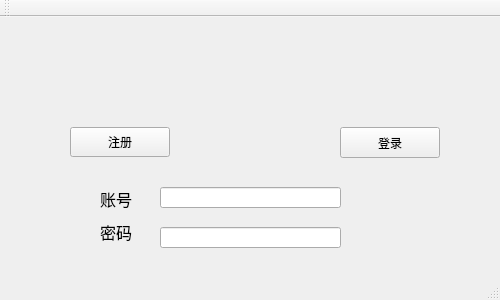
<?xml version="1.0" encoding="UTF-8"?>
<ui version="4.0">
 <class>MainWindow</class>
 <widget class="QMainWindow" name="MainWindow">
  <property name="geometry">
   <rect>
    <x>0</x>
    <y>0</y>
    <width>500</width>
    <height>300</height>
   </rect>
  </property>
  <property name="windowTitle">
   <string>MainWindow</string>
  </property>
  <widget class="QWidget" name="centralWidget">
   <widget class="QLineEdit" name="password">
    <property name="geometry">
     <rect>
      <x>160</x>
      <y>210</y>
      <width>181</width>
      <height>21</height>
     </rect>
    </property>
    <property name="text">
     <string/>
    </property>
   </widget>
   <widget class="QLabel" name="label">
    <property name="geometry">
     <rect>
      <x>100</x>
      <y>170</y>
      <width>41</width>
      <height>21</height>
     </rect>
    </property>
    <property name="text">
     <string>&lt;html&gt;&lt;head/&gt;&lt;body&gt;&lt;p&gt;&lt;span style=&quot; font-size:12pt;&quot;&gt;账号&lt;/span&gt;&lt;/p&gt;&lt;/body&gt;&lt;/html&gt;</string>
    </property>
    <property name="textFormat">
     <enum>Qt::AutoText</enum>
    </property>
    <property name="scaledContents">
     <bool>false</bool>
    </property>
   </widget>
   <widget class="QLabel" name="label_2">
    <property name="geometry">
     <rect>
      <x>100</x>
      <y>200</y>
      <width>41</width>
      <height>31</height>
     </rect>
    </property>
    <property name="text">
     <string>&lt;html&gt;&lt;head/&gt;&lt;body&gt;&lt;p&gt;&lt;span style=&quot; font-size:12pt;&quot;&gt;密码&lt;/span&gt;&lt;/p&gt;&lt;/body&gt;&lt;/html&gt;</string>
    </property>
   </widget>
   <widget class="QPushButton" name="regButton">
    <property name="geometry">
     <rect>
      <x>70</x>
      <y>110</y>
      <width>100</width>
      <height>30</height>
     </rect>
    </property>
    <property name="cursor">
     <cursorShape>PointingHandCursor</cursorShape>
    </property>
    <property name="text">
     <string>注册</string>
    </property>
   </widget>
   <widget class="QLineEdit" name="account">
    <property name="geometry">
     <rect>
      <x>160</x>
      <y>170</y>
      <width>181</width>
      <height>21</height>
     </rect>
    </property>
    <property name="text">
     <string/>
    </property>
   </widget>
   <widget class="QPushButton" name="logButton">
    <property name="geometry">
     <rect>
      <x>340</x>
      <y>110</y>
      <width>100</width>
      <height>31</height>
     </rect>
    </property>
    <property name="cursor">
     <cursorShape>PointingHandCursor</cursorShape>
    </property>
    <property name="text">
     <string>登录</string>
    </property>
   </widget>
   <widget class="QLabel" name="image">
    <property name="geometry">
     <rect>
      <x>190</x>
      <y>10</y>
      <width>120</width>
      <height>120</height>
     </rect>
    </property>
    <property name="text">
     <string/>
    </property>
   </widget>
  </widget>
  <widget class="QMenuBar" name="menuBar">
   <property name="geometry">
    <rect>
     <x>0</x>
     <y>0</y>
     <width>500</width>
     <height>23</height>
    </rect>
   </property>
  </widget>
  <widget class="QToolBar" name="mainToolBar">
   <attribute name="toolBarArea">
    <enum>TopToolBarArea</enum>
   </attribute>
   <attribute name="toolBarBreak">
    <bool>false</bool>
   </attribute>
  </widget>
  <widget class="QStatusBar" name="statusBar"/>
 </widget>
 <layoutdefault spacing="6" margin="11"/>
 <resources/>
 <connections/>
</ui>
